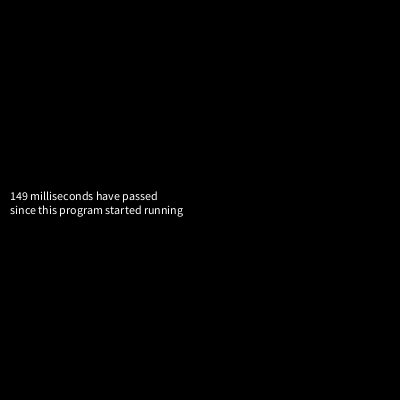
Frame 1 (no input)
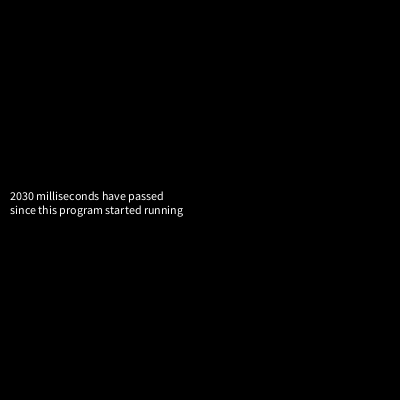
Frame 60 (the mouse pressed at the canvas centre just before this capture)
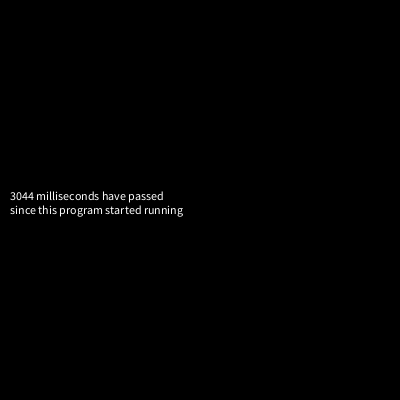
Frame 120 (the mouse held since frame 60 and released just before this capture)

The Processing sketch that drew these frames (run headless with seeded random() and noise(); from frame 60 on, the mouse is pressed at the canvas centre):

// Processing sketch: lesson_09_02_millis
// ── lesson_09_02_millis.pde
void setup(){
  size(400, 400);
}

void draw(){
  background(0);
  text(millis() + " milliseconds have passed\nsince this program started running", 10, height/2);
}
